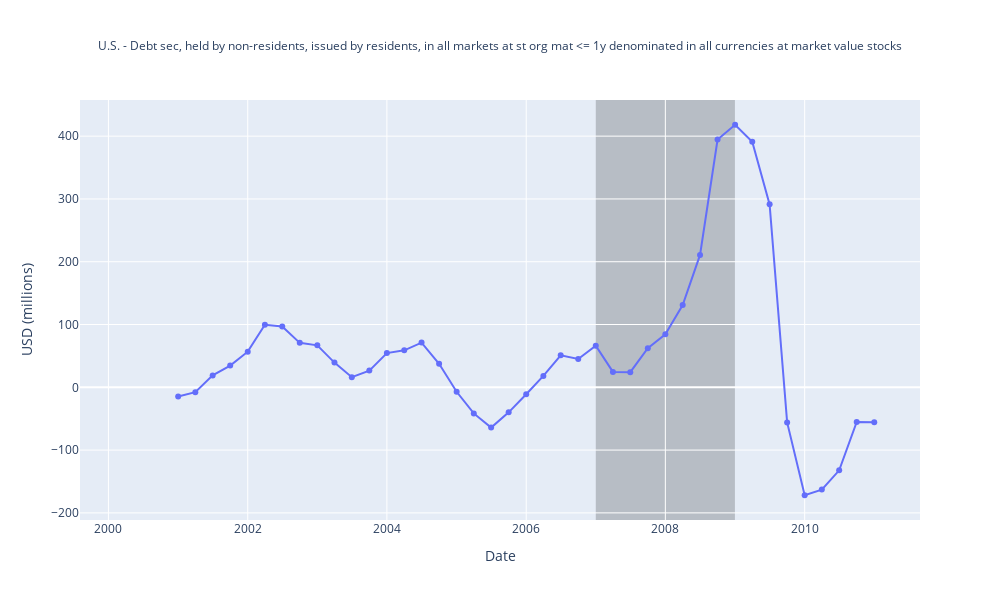

The code cell stored with this chart in its notebook:
### Code cell
## Figure 5 - The U.S. dollar didn't strengthen because its a safe haven - it strenghened because foreigners bought short-term U.S. debt securities to cover their short positions in U.S. in the carry

df = data.get_debt_securities_data(
    freq='Q',
    reference_area=enums.Region.US,
    counterparty_area=enums.Region.CrossBorder,
    reporting_sector=enums.Sector.TotalEconomy,
    counterparty_sector=enums.Sector.TotalEconomy,
    accounting_entry=enums.AccountingEntry.Liabilities,
    transaction_type=enums.TransactionType.Stocks,
    instrument=enums.DebtInstrumentType.All,
    maturity=enums.Maturity.ShortTermOriginal,
    unit_of_measure=enums.UnitOfMeasure.USD,
    currency_denomination=enums.CurrencyDenomination.All,
    valuation_method=enums.ValuationMethod.MarketValue
)


df['Date'] = pd.PeriodIndex(df['Date'], freq='Q')
start = Period('2000-Q1', freq='Q')
end = Period('2011-Q1', freq='Q')
df = df[(df['Date'] >= start) & (df['Date'] <= end)]

df['Value'] = to_numeric(df['Value']).diff()
df['Trailing_4Q_Sum'] = df['Value'].rolling(window=4).sum()

plot_figure_trailing(df)

### Figure 1 — Plotly figure (JSON) as saved in the notebook; plotly's stock layout.template omitted (floating-point values rounded to 4 significant figures)
{"data": [{"mode": "lines+markers", "name": "test", "type": "scatter", "x": ["2000-04-01T00:00:00.000000000", "2000-07-01T00:00:00.000000000", "2000-10-01T00:00:00.000000000", "2001-01-01T00:00:00.000000000", "2001-04-01T00:00:00.000000000", "2001-07-01T00:00:00.000000000", "2001-10-01T00:00:00.000000000", "2002-01-01T00:00:00.000000000", "2002-04-01T00:00:00.000000000", "2002-07-01T00:00:00.000000000", "2002-10-01T00:00:00.000000000", "2003-01-01T00:00:00.000000000", "2003-04-01T00:00:00.000000000", "2003-07-01T00:00:00.000000000", "2003-10-01T00:00:00.000000000", "2004-01-01T00:00:00.000000000", "2004-04-01T00:00:00.000000000", "2004-07-01T00:00:00.000000000", "2004-10-01T00:00:00.000000000", "2005-01-01T00:00:00.000000000", "2005-04-01T00:00:00.000000000", "2005-07-01T00:00:00.000000000", "2005-10-01T00:00:00.000000000", "2006-01-01T00:00:00.000000000", "2006-04-01T00:00:00.000000000", "2006-07-01T00:00:00.000000000", "2006-10-01T00:00:00.000000000", "2007-01-01T00:00:00.000000000", "2007-04-01T00:00:00.000000000", "2007-07-01T00:00:00.000000000", "2007-10-01T00:00:00.000000000", "2008-01-01T00:00:00.000000000", "2008-04-01T00:00:00.000000000", "2008-07-01T00:00:00.000000000", "2008-10-01T00:00:00.000000000", "2009-01-01T00:00:00.000000000", "2009-04-01T00:00:00.000000000", "2009-07-01T00:00:00.000000000", "2009-10-01T00:00:00.000000000", "2010-01-01T00:00:00.000000000", "2010-04-01T00:00:00.000000000", "2010-07-01T00:00:00.000000000", "2010-10-01T00:00:00.000000000", "2011-01-01T00:00:00.000000000"], "y": [NaN, NaN, NaN, -14.71, -7.778, 18.97, 34.54, 56.76, 99.6, 96.8, 70.78, 66.86, 39.35, 16.11, 26.58, 54.52, 58.83, 71.17, 37.37, -7.148, -41.57, -64.15, -39.87, -11.17, 18.06, 51.04, 45.1, 66.31, 24.55, 24.03, 62.31, 84.52, 130.9, 210.9, 394.5, 418.2, 391.0, 291.4, -55.87, -171.9, -162.9, -132.3, -55.19, -55.5]}], "layout": {"height": 600, "hovermode": "x unified", "legend": {"font": {"size": 8}, "orientation": "h", "title": {"text": "Series"}, "x": 0.5, "xanchor": "center", "y": -0.2, "yanchor": "top"}, "shapes": [{"fillcolor": "black", "layer": "below", "line": {"width": 0}, "opacity": 0.2, "type": "rect", "x0": "2007-01-01T00:00:00", "x1": "2008-12-31T00:00:00", "xref": "x", "y0": 0, "y1": 1, "yref": "paper"}], "title": {"font": {"size": 12}, "text": "U.S. - Debt sec, held by non-residents, issued by residents, in all markets at st org mat <= 1y denominated in all currencies at market value stocks", "x": 0.5, "xanchor": "center"}, "width": 1000, "xaxis": {"title": {"text": "Date"}}, "yaxis": {"autorange": true, "tickformat": ".0f", "title": {"text": "USD (millions)"}}}}
